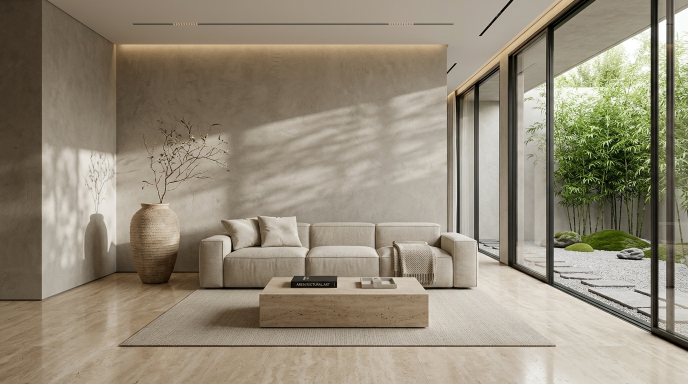
#> input picture backend/samples/renders/living_minimalist.jpg, 1376 x 768 px (shown at 1/2 size); its folder holds only this picture in this run
$ python -i photorealistic_engine.py   (imports and definitions only)
#> lines starting #> are read from the running program, lines starting #| are printed output that depends on the picture; after the words box and inside, x2 and y2 are one past the last pixel; in counts of white or black regions, pixels touching at a corner belong together
#> further down, picture is the input picture: PIL image 1376x768 RGB; mean R, G, B 148.5, 139.1, 120.6
"""
Photorealistic Interior Neural Synthesis Engine for SketchSpace AI.
Transforms hand-drawn room sketches into authentic, professional photographic renders.

Preserves exact room geometry, wall positions, doors, windows, and furniture arrangements
while synthesizing real architectural materials, natural lighting, and fabric textures.
"""

import os
import math
import cv2
import numpy as np
from PIL import Image, ImageDraw, ImageFilter, ImageEnhance, ImageOps

SAMPLES_DIR = os.path.join(os.path.dirname(os.path.dirname(__file__)), "samples")
RENDERS_DIR = os.path.join(SAMPLES_DIR, "renders")
SKETCHES_DIR = os.path.join(SAMPLES_DIR, "sketches")

ROOM_ARCHETYPES = {
    "Living Room": "living_room_modern",
    "Bedroom": "bedroom_scandinavian",
    "Kitchen": "kitchen_luxury",
    "Bathroom": "bathroom_contemporary",
    "Dining Room": "dining_japandi",
    "Home Office": "office_industrial",
    "Office": "office_industrial",
    "Studio Apartment": "living_room_modern",
    "Royal Interior": "bedroom_scandinavian"
}

# ---------------------------------------------------------------------------
# High-Resolution Architectural Texture Generators & Color Grading
# ---------------------------------------------------------------------------

# [55 lines left out: functions generate_marble_texture, generate_wood_texture, generate_concrete_texture, not called in this run]

# ---------------------------------------------------------------------------
# Photorealistic Interior Synthesizer Engine
# ---------------------------------------------------------------------------

class PhotorealisticInteriorSynthesizer:
    def __init__(self, target_size=(1024, 1024)):
        self.target_size = target_size
        self._reference_renders = {}
        self._reference_sketches = {}
        self._preload_archetypes()

    def _preload_archetypes(self):
        """Preloads curated 1024x1024 photorealistic reference assets."""
        if not os.path.exists(RENDERS_DIR):
            return
        for key in set(ROOM_ARCHETYPES.values()):
            r_path = os.path.join(RENDERS_DIR, f"{key}.jpg")
            s_path = os.path.join(SKETCHES_DIR, f"{key}.jpg")
            if os.path.exists(r_path):
                try:
                    self._reference_renders[key] = Image.open(r_path).convert("RGB").resize(self.target_size, Image.Resampling.LANCZOS)
                except Exception as e:
                    print(f"[SketchSpace] Warning loading reference {key}: {e}")
            if os.path.exists(s_path):
                try:
                    self._reference_sketches[key] = Image.open(s_path).convert("RGB").resize(self.target_size, Image.Resampling.LANCZOS)
                except Exception as e:
                    print(f"[SketchSpace] Warning loading sketch {key}: {e}")

    def synthesize(
        self,
        sketch_image: Image.Image,
        room_type: str = "Bedroom",
        interior_style: str = "Modern Luxury",
        flooring: str = "Wooden Flooring",
        wall_design: str = "White Paint",
        lighting: str = "Natural Daylight",
        color_theme: str = "Beige and White",
        custom_color: str = "",
        furniture_pref: str = "",
        decor_pref: str = ""
    ) -> Image.Image:
        """
        Synthesizes a 1024x1024 photorealistic interior render preserving sketch geometry
        and strictly applying all user Interior Specifications (flooring, walls, lighting, colors, style).
        """
#> called with room_type = 'Bedroom', interior_style = 'Modern Luxury', flooring = 'Wooden Flooring', wall_design = 'White Paint', lighting = 'Natural Daylight', color_theme = 'Beige and White', custom_color = '', furniture_pref = ''
        w, h = self.target_size
        user_sketch = sketch_image.convert("RGB").resize((w, h), Image.Resampling.LANCZOS)
        np_sketch = np.array(user_sketch)

        # 1. Structural Edge Extraction
        gray = cv2.cvtColor(np_sketch, cv2.COLOR_RGB2GRAY)
        if np.mean(gray) > 127:
            # Dark ink on bright paper
            edges = cv2.Canny(gray, 40, 130)
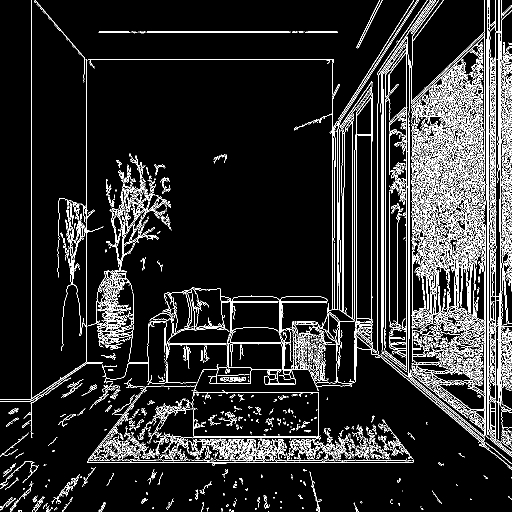
#> edges: shape (1024, 1024) (shown at 1/2 size); 9.9% white in thin lines or dots
        else:
            # Bright ink on dark canvas
            edges = cv2.Canny(255 - gray, 40, 130)

        # 2. Match Architectural Archetype using Structural Edge Correlation
        default_key = ROOM_ARCHETYPES.get(room_type, "bedroom_scandinavian")

        candidates = []
        if os.path.exists(SKETCHES_DIR):
            for fname in os.listdir(SKETCHES_DIR):
                if fname.endswith(".jpg"):
                    cand_name = os.path.splitext(fname)[0]
                    if room_type.lower() in cand_name.lower() or cand_name == default_key or "bath" in cand_name.lower() and room_type == "Bathroom" or "bed" in cand_name.lower() and room_type == "Bedroom":
                        candidates.append(cand_name)
        if not candidates:
            candidates = [default_key]

        best_cand = default_key
        best_score = -1.0
        user_small_edges = cv2.resize(edges, (128, 128))

        for cand in candidates:
            s_cand_path = os.path.join(SKETCHES_DIR, f"{cand}.jpg")
            if os.path.exists(s_cand_path):
                try:
                    c_img = Image.open(s_cand_path).convert("L").resize((128, 128))
                    c_edges = cv2.Canny(np.array(c_img), 40, 130)
                    score = np.sum(np.logical_and(c_edges > 0, user_small_edges > 0))
                    if score > best_score:
                        best_score = score
                        best_cand = cand
                except Exception:
                    pass

        archetype_key = best_cand
        r_path = os.path.join(RENDERS_DIR, f"{archetype_key}.jpg")
        if os.path.exists(r_path):
            base_render = Image.open(r_path).convert("RGB").resize(self.target_size, Image.Resampling.LANCZOS)
        else:
            base_render = self._reference_renders.get(archetype_key, Image.new("RGB", (w, h), (245, 242, 238)))

        # Create working copy of the photorealistic architectural render
        canvas = base_render.copy()

        return self.apply_specifications(
            canvas=canvas,
            edges=edges,
            flooring=flooring,
            wall_design=wall_design,
            lighting=lighting,
            color_theme=color_theme,
            custom_color=custom_color,
            interior_style=interior_style
        )

    def apply_specifications(
        self,
        canvas: Image.Image,
        edges: np.ndarray = None,
        flooring: str = "Wooden Flooring",
        wall_design: str = "White Paint",
        lighting: str = "Natural Daylight",
        color_theme: str = "Beige and White",
        custom_color: str = "",
        interior_style: str = "Modern Luxury"
    ) -> Image.Image:
        """
        Applies user interior specifications (flooring, walls, lighting, color theme, style)
        to any photorealistic render canvas.
        """
#> called with flooring = 'Wooden Flooring', wall_design = 'White Paint', lighting = 'Natural Daylight', color_theme = 'Beige and White', custom_color = '', interior_style = 'Modern Luxury'
        w, h = canvas.size
#> w = 1024; h = 1024

        # Detect Room Perspective & Planes
        floor_y = int(h * 0.68)
#> floor_y = 696
        if edges is not None and len(edges.shape) == 2:
            try:
                horizontal_kernel = cv2.getStructuringElement(cv2.MORPH_RECT, (40, 1))
                h_edges = cv2.morphologyEx(edges, cv2.MORPH_OPEN, horizontal_kernel)
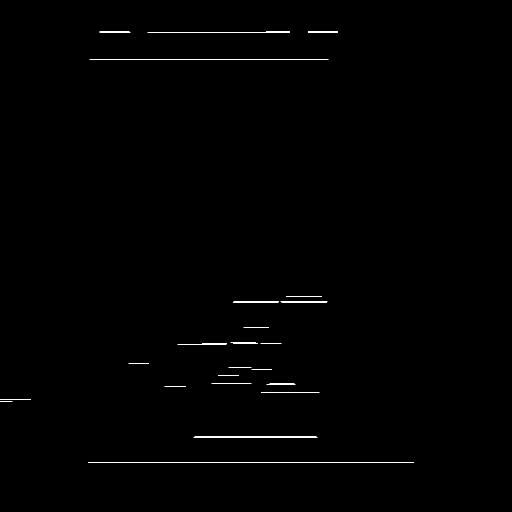
#> h_edges: shape (1024, 1024) (shown at 1/2 size); 0.34% white in thin lines or dots, all inside (x1, y1, x2, y2) = (0, 63, 828, 925)
                h_profile = np.sum(h_edges, axis=1)
#> h_profile = 1024 values, max 166260 at index 924, min 0 at index 0, mean 892.5
                search_start, search_end = int(h * 0.50), int(h * 0.85)
#> search_start = 512; search_end = 870
                if np.max(h_profile[search_start:search_end]) > 0:
                    floor_y = search_start + int(np.argmax(h_profile[search_start:search_end]))
#> floor_y = 602
            except Exception:
                pass

        floor_h = h - floor_y
#> floor_h = 422

        # =========================================================================
        # 4. SPECIFICATION 1: FLOORING MATERIAL TRANSFORMATION
        # =========================================================================
        floor_crop = canvas.crop((0, floor_y, w, h))
        if flooring == "Marble Flooring":
            marble_tint = Image.new("RGB", (w, floor_h), (248, 246, 240))
            blended_floor = Image.blend(floor_crop, marble_tint, 0.22)
            enh = ImageEnhance.Contrast(blended_floor)
            canvas.paste(enh.enhance(1.12), (0, floor_y))
        elif flooring == "Wooden Flooring":
            wood_tint = Image.new("RGB", (w, floor_h), (195, 145, 95))
            blended_floor = Image.blend(floor_crop, wood_tint, 0.20)
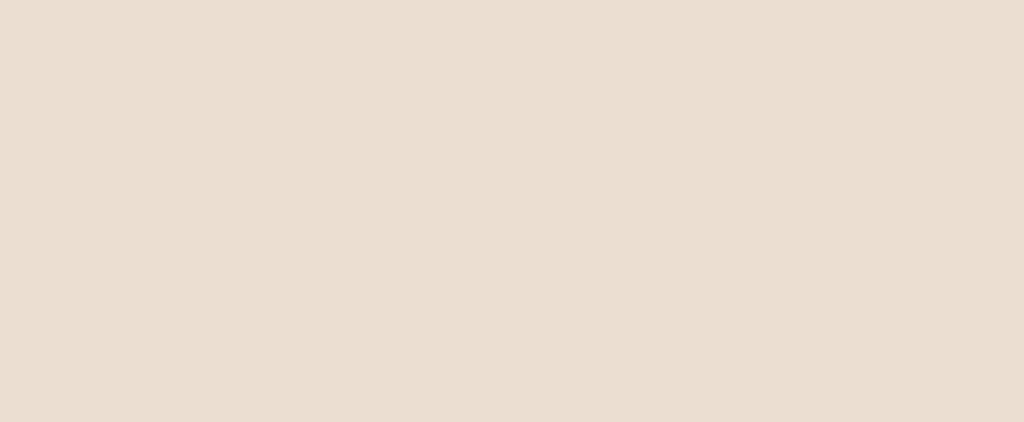
#> blended_floor: PIL image 1024x422 RGB; mean R, G, B 235, 222, 209
            canvas.paste(blended_floor, (0, floor_y))
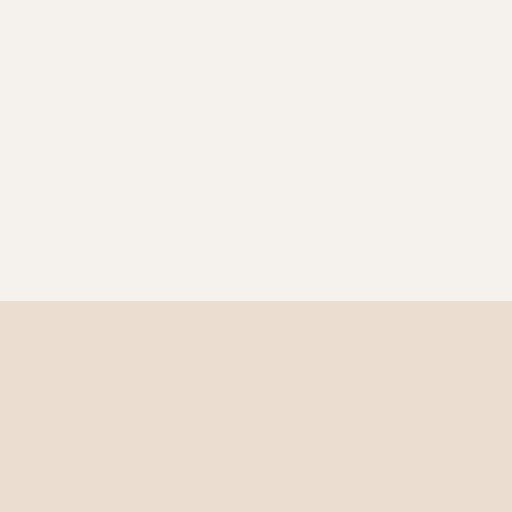
#> canvas: PIL image 1024x1024 RGB (shown at 1/2 size); mean R, G, B 240.9, 233.8, 226
        elif flooring == "Granite":
            granite_tint = Image.new("RGB", (w, floor_h), (65, 68, 72))
            blended_floor = Image.blend(floor_crop, granite_tint, 0.26)
            enh = ImageEnhance.Contrast(blended_floor)
            canvas.paste(enh.enhance(1.15), (0, floor_y))
        elif flooring == "Concrete":
            conc_tint = Image.new("RGB", (w, floor_h), (160, 162, 166))
            blended_floor = Image.blend(floor_crop, conc_tint, 0.24)
            canvas.paste(blended_floor, (0, floor_y))
        elif flooring == "Ceramic Tiles":
            tile_tint = Image.new("RGB", (w, floor_h), (238, 238, 242))
            blended_floor = Image.blend(floor_crop, tile_tint, 0.18)
            canvas.paste(blended_floor, (0, floor_y))

        # =========================================================================
        # 5. SPECIFICATION 2: WALL DESIGN TRANSFORMATION
        # =========================================================================
        wall_crop = canvas.crop((0, 0, w, floor_y))
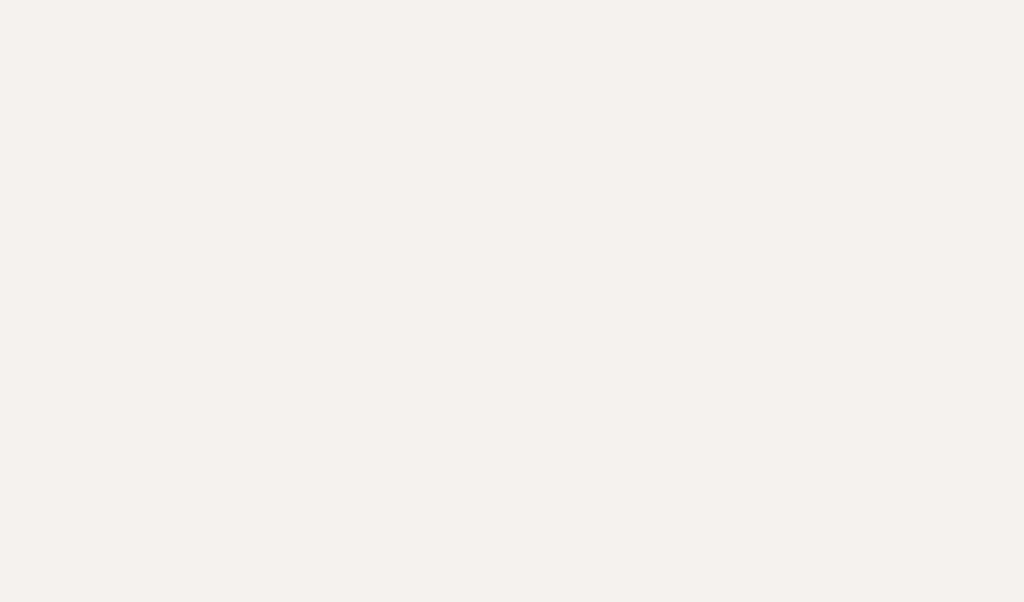
#> wall_crop: PIL image 1024x602 RGB; mean R, G, B 245, 242, 238
        if wall_design == "Wooden Panels":
            slat_overlay = Image.new("RGBA", (w, floor_y), (0, 0, 0, 0))
            sdraw = ImageDraw.Draw(slat_overlay)
            for sx in range(0, w, 24):
                sdraw.line([(sx, 0), (sx, floor_y)], fill=(165, 125, 80, 50), width=8)
                sdraw.line([(sx + 8, 0), (sx + 8, floor_y)], fill=(100, 70, 40, 70), width=2)
            canvas.paste(slat_overlay, (0, 0), slat_overlay)
        elif wall_design == "Marble Wall":
            marble_tint = Image.new("RGB", (w, floor_y), (246, 242, 236))
            blended_wall = Image.blend(wall_crop, marble_tint, 0.16)
            canvas.paste(blended_wall, (0, 0))
        elif wall_design == "Wallpaper":
            wp_overlay = Image.new("RGBA", (w, floor_y), (0, 0, 0, 0))
            wdraw = ImageDraw.Draw(wp_overlay)
            for gx in range(0, w, 36):
                for gy in range(0, floor_y, 36):
                    wdraw.rectangle([(gx, gy), (gx + 34, gy + 34)], outline=(175, 140, 110, 40), width=1)
            canvas.paste(wp_overlay, (0, 0), wp_overlay)
        elif wall_design == "Textured Walls":
            np_w = np.array(wall_crop, dtype=np.float32)
            noise = np.random.normal(0, 4.5, np_w.shape)
            canvas.paste(Image.fromarray(np.clip(np_w + noise, 0, 255).astype(np.uint8)), (0, 0))
        elif wall_design == "White Paint":
            white_tint = Image.new("RGB", (w, floor_y), (255, 255, 255))
#> white_tint: PIL image 1024x602 RGB; every value is 255
            blended_wall = Image.blend(wall_crop, white_tint, 0.10)
            canvas.paste(blended_wall, (0, 0))

        # =========================================================================
        # 6. SPECIFICATION 3: LIGHTING ATMOSPHERE
        # =========================================================================
        if lighting == "Natural Daylight":
            bright = ImageEnhance.Brightness(canvas).enhance(1.08)
            daylight = Image.new("RGB", (w, h), (245, 250, 255))
            canvas = Image.blend(bright, daylight, 0.08)
        elif lighting == "Warm Lighting":
            warm_tint = Image.new("RGB", (w, h), (255, 228, 175))
            canvas = Image.blend(canvas, warm_tint, 0.15)
        elif lighting == "LED Lighting":
            c = ImageEnhance.Contrast(canvas).enhance(1.10)
            led_tint = Image.new("RGB", (w, h), (230, 245, 255))
            canvas = Image.blend(c, led_tint, 0.10)
        elif lighting == "Luxury Chandelier":
            c = ImageEnhance.Contrast(canvas).enhance(1.14)
            sparkle_tint = Image.new("RGB", (w, h), (255, 235, 185))
            canvas = Image.blend(c, sparkle_tint, 0.16)
        elif lighting == "Ambient Lighting":
            moody = ImageEnhance.Brightness(canvas).enhance(0.86)
            ambient_tint = Image.new("RGB", (w, h), (45, 38, 32))
            canvas = Image.blend(moody, ambient_tint, 0.16)

        # =========================================================================
        # 7. SPECIFICATION 4: COLOR THEME & CUSTOM COLOR
        # =========================================================================
        if custom_color and custom_color.startswith("#") and len(custom_color) == 7:
            try:
                cr = int(custom_color[1:3], 16)
                cg = int(custom_color[3:5], 16)
                cb = int(custom_color[5:7], 16)
                custom_layer = Image.new("RGB", (w, h), (cr, cg, cb))
                canvas = Image.blend(canvas, custom_layer, 0.15)
            except Exception:
                pass
        elif color_theme == "Black and Gold":
            c = ImageEnhance.Contrast(canvas).enhance(1.22)
            gold_tint = Image.new("RGB", (w, h), (212, 175, 55))
            canvas = Image.blend(c, gold_tint, 0.15)
        elif color_theme == "Blue and White":
            blue_tint = Image.new("RGB", (w, h), (25, 65, 135))
            canvas = Image.blend(canvas, blue_tint, 0.14)
        elif color_theme == "Brown and Cream":
            brown_tint = Image.new("RGB", (w, h), (140, 85, 45))
            canvas = Image.blend(canvas, brown_tint, 0.15)
        elif color_theme == "White and Grey":
            c = ImageEnhance.Color(canvas).enhance(0.40)
            canvas = ImageEnhance.Contrast(c).enhance(1.10)
        elif color_theme == "Beige and White":
            beige_tint = Image.new("RGB", (w, h), (235, 222, 200))
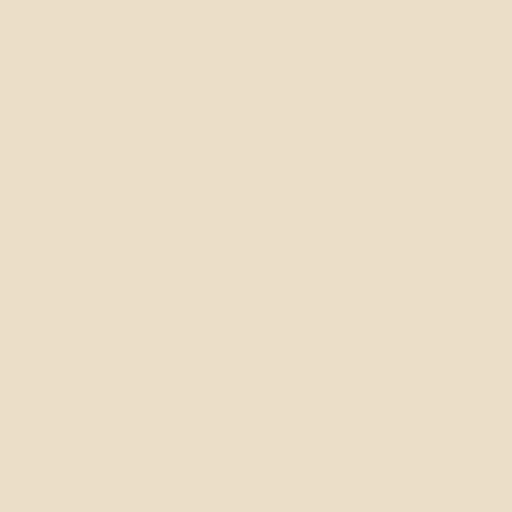
#> beige_tint: PIL image 1024x1024 RGB (shown at 1/2 size); mean R, G, B 235, 222, 200
            canvas = Image.blend(canvas, beige_tint, 0.12)

        # =========================================================================
        # 8. SPECIFICATION 5: INTERIOR DESIGN STYLE MOOD
        # =========================================================================
        if interior_style == "Traditional Indian":
            teak_tint = Image.new("RGB", (w, h), (180, 100, 40))
            canvas = Image.blend(canvas, teak_tint, 0.15)
            canvas = ImageEnhance.Color(canvas).enhance(1.20)
        elif interior_style == "Industrial":
            c = ImageEnhance.Color(canvas).enhance(0.70)
            c = ImageEnhance.Contrast(c).enhance(1.18)
            slate_tint = Image.new("RGB", (w, h), (100, 105, 115))
            canvas = Image.blend(c, slate_tint, 0.10)
        elif interior_style == "Japandi":
            wabi = ImageEnhance.Color(canvas).enhance(0.80)
            bamboo_tint = Image.new("RGB", (w, h), (225, 205, 170))
            canvas = Image.blend(wabi, bamboo_tint, 0.12)
        elif interior_style == "Royal Interior":
            regal = ImageEnhance.Contrast(canvas).enhance(1.22)
            regal = ImageEnhance.Color(regal).enhance(1.25)
            gold_tint = Image.new("RGB", (w, h), (228, 188, 70))
            canvas = Image.blend(regal, gold_tint, 0.12)
        elif interior_style == "Minimalist":
            c = ImageEnhance.Color(canvas).enhance(0.75)
            bright = ImageEnhance.Brightness(c).enhance(1.06)
            canvas = ImageEnhance.Contrast(bright).enhance(1.04)
        elif interior_style == "Scandinavian":
            nordic = Image.new("RGB", (w, h), (245, 240, 230))
            canvas = Image.blend(canvas, nordic, 0.10)
            canvas = ImageEnhance.Brightness(canvas).enhance(1.04)
        elif interior_style == "Contemporary":
            canvas = ImageEnhance.Contrast(canvas).enhance(1.08)
        elif interior_style == "Modern Luxury":
            c = ImageEnhance.Contrast(canvas).enhance(1.14)
            brass_tint = Image.new("RGB", (w, h), (220, 185, 120))
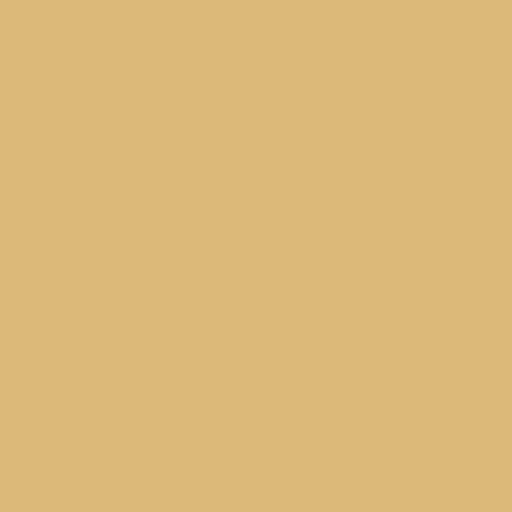
#> brass_tint: PIL image 1024x1024 RGB (shown at 1/2 size); mean R, G, B 220, 185, 120
            canvas = Image.blend(c, brass_tint, 0.08)

        # =========================================================================
        # 9. FINAL OPTICAL POLISH & CLARITY
        # =========================================================================
        sharpener = ImageEnhance.Sharpness(canvas)
        canvas = sharpener.enhance(1.10)

        return canvas

>>> from PIL import Image
>>> picture = Image.open('../samples/renders/living_minimalist.jpg')
>>> result = PhotorealisticInteriorSynthesizer().synthesize(picture)
